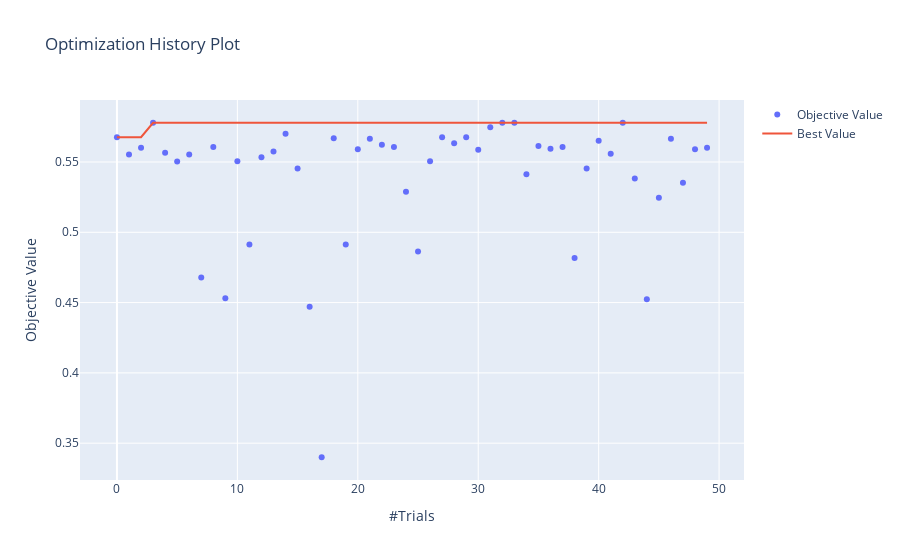

The notebook cell this image was saved under:
### Code cell
opt_history_dict["nb"].show()
